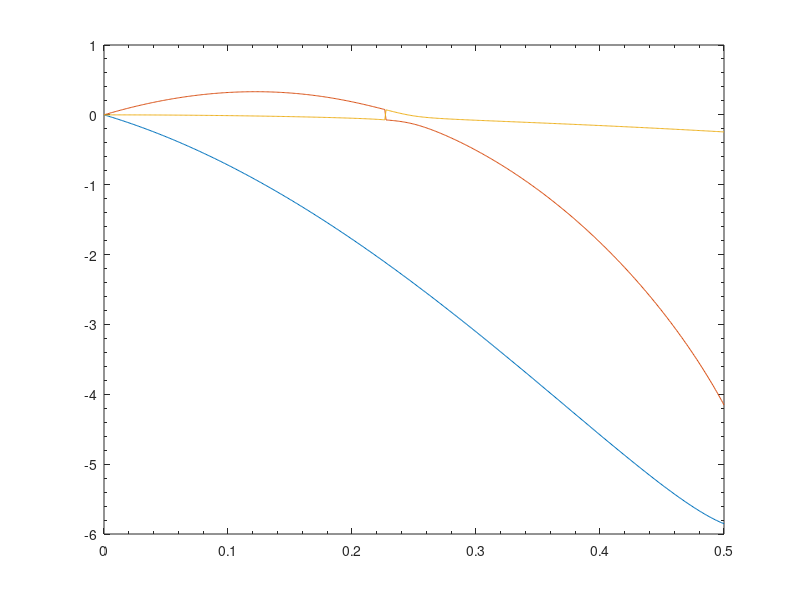

The MATLAB script that drew this image: (Note: this script raises an error after producing the figure.)
function [groot1,groot2,groot3]=r()
G=2;Pe=1;D=100;Re=0.1;M=0.001;
Kmat1=linspace(0,0.5,500);
r=zeros(500,3);
groot1=zeros(500,3);
groot2=zeros(500,3);
groot3=zeros(500,3);
Bnimat=[0,1,10];

%loop for different Bni and K
for i=1:3
Bni=Bnimat(1,i);
for j=1:500
K=Kmat1(1,j);
s = zeros(1,4);
s(1,1)=1;
s(1,2)=(K.^2).*((1./Pe)+(4./Re)+((2.*Bni)./Re));
s(1,3)=(K.^2).*(((4.*K.^2)./(Pe.*Re))+((D.*K.^2)./(2.*Re))-(3./Re)+((D.*M.*G)./Re)+((2.*Bni.*K.^2)./(Pe.*Re)));
s(1,4)=(K.^4./(Pe.*Re)).*((((D.*K.^2)./2)-3));
A = roots(s);
r(j,1)=A(1,1);
r(j,2)=A(2,1);
r(j,3)=A(3,1);
end

%saving differnt roots on different
if i==1
groot1=r;%roots of question4(a)
n="a";
elseif i==2
groot2=r;%roots of question4(b)
n="b";
elseif i==3
groot3=r;%roots of question4(c)
n="c";
end

figure(i+2)
plot(Kmat1,r)
set(gca,'XMinorTick','on','YMinorTick','on')
title("Roots inbuilt function 4",strcat(n))
legend("first root","second root","third root")
xlabel("K")
ylabel("Root of s")
hold on
end

%to print all roots in same plot
% figure(3)
% plot(Kmat1,r)
% set(gca,'XMinorTick','on','YMinorTick','on')
% title("Roots inbuilt function 4(a)-(c)")
% legend("(a)Bni=0 first root","(a)Bni=0 second root","(a)Bni=0 third root","(b)Bni=1 first root","(b)Bni=1 second root","(b)Bni=1 third root","(c)Bni=10 first root","(c)Bni=10 second root","(c)Bni=10 third root")
% xlabel("K")
% ylabel("Root of s")
% hold on

